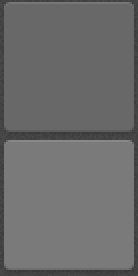
#> input picture Labs/03/Python/cell-bgr.png, 69 x 138 px (shown 2 times larger)
$ python game.py
#> lines starting #> are read from the running program, lines starting #| are printed output that depends on the picture
import random
from tkinter import Tk, Button, Canvas, NW, W, TclError, Label

from PIL import Image, ImageTk

root = Tk()
root.geometry('1000x666')
root.title("Lines 98")
_assets = {}
assets = {}
ball_by_index = []
game_over = False

class Cell:
    uniqid: int = -1
    image: Image
    imagetk: ImageTk.PhotoImage
    color: int = -1
    variant: int = -1
    dark: bool = True
    row: int = -1
    col: int = -1
    # [17 lines left out: function update_cell, not called in this run]

CellMatrix, FreeCells, cm_rows, cm_columns, cm_diags,cm_rdiags = [], [], [], [], [], []
HintItems = [Cell(), Cell(), Cell()]

N, M, gap, global_padding = 9, 9, 4, 20

ProcessClicks: bool = True
SelectedCell: Cell = None

def load_assets():
    global _assets, assets, ball_by_index
    _assets.update({
        "cell" : Image.open("cell-bgr.png").convert('RGBA'),
    })
    _assets.update({
        "cell_dark" : _assets["cell"].crop( (2, 1, 67, 66) ),
        "cell_light" : _assets["cell"].crop( (2, 70, 67, 135) ),
    })
    _assets_balls = {
        "pink"   : Image.open("ball-pink.png").convert('RGBA'),
        "red"    : Image.open("ball-red.png").convert('RGBA'),
        "yellow" : Image.open("ball-yellow.png").convert('RGBA'),
        "green"  : Image.open("ball-green.png").convert('RGBA'),
        "aqua"   : Image.open("ball-aqua.png").convert('RGBA'),
        "blue"   : Image.open("ball-blue.png").convert('RGBA'),
        "violet" : Image.open("ball-violet.png").convert('RGBA'),
    }
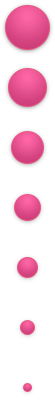
#> input picture Labs/03/Python/ball-pink.png, 55 x 400 px
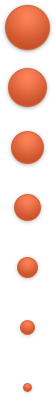
#> input picture Labs/03/Python/ball-red.png, 55 x 400 px
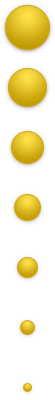
#> input picture Labs/03/Python/ball-yellow.png, 55 x 400 px
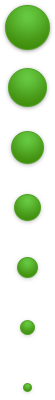
#> input picture Labs/03/Python/ball-green.png, 55 x 400 px
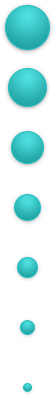
#> input picture Labs/03/Python/ball-aqua.png, 55 x 400 px
    for k, v in _assets_balls.items():
        for i in range(7):
            _assets[f"{k}_{i}"] = v.crop( (0, i*60, 55, i*60 + 55) )

    ball_by_index = [ "pink", "red", "yellow", "green", "aqua", "blue", "violet" ]
    for k, v in _assets.items():
        assets[k] = ImageTk.PhotoImage(v)

# [193 lines left out: functions create_cells, place_cells, create_info, update_score, cell_click, is_accessable and 1 more, not called in this run]

def clear_rows():
    if clear_list(cm_rows) or clear_list(cm_columns) or clear_list(cm_diags) or clear_list(cm_rdiags): return False
    else: return True

# [64 lines left out: functions generate_hint_items, place_hint_items, make_move, new_game, not called in this run]

if __name__ == '__main__':
    global placed, game_over_label
#> (the run stopped early here; a loop or call above may not have finished)
